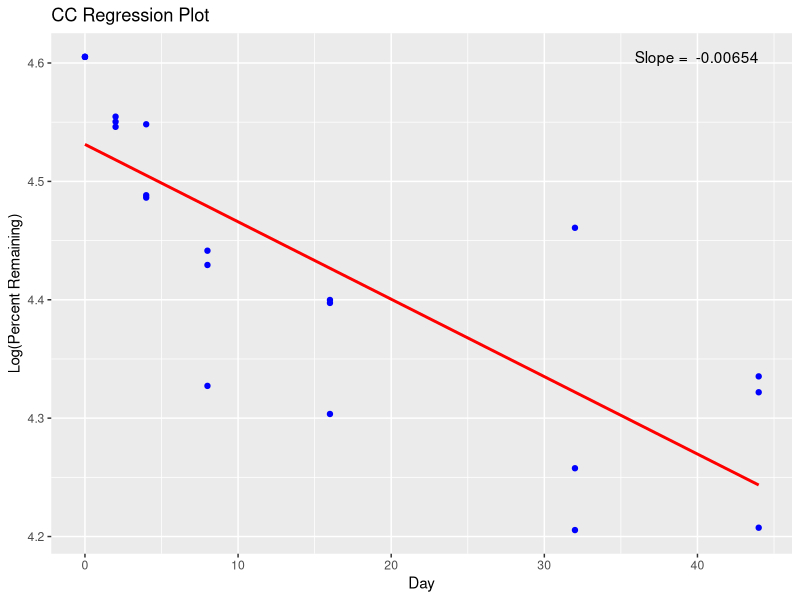
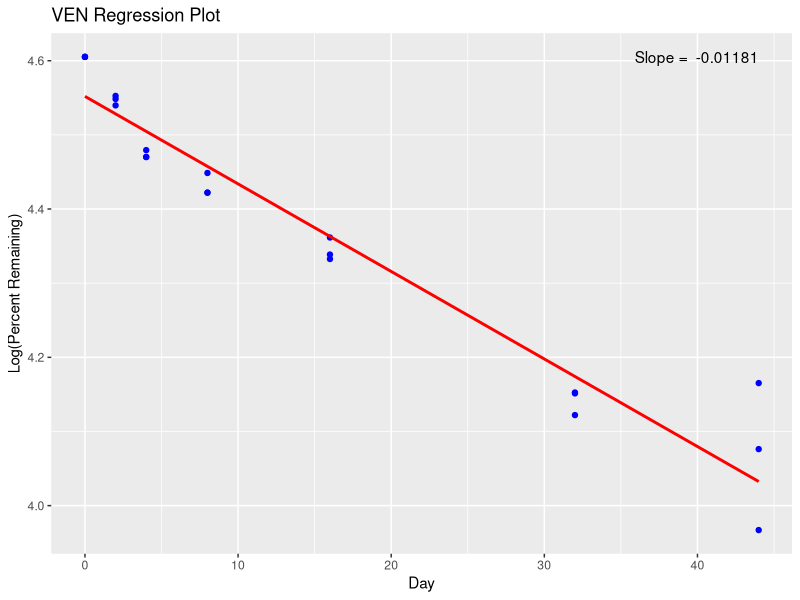
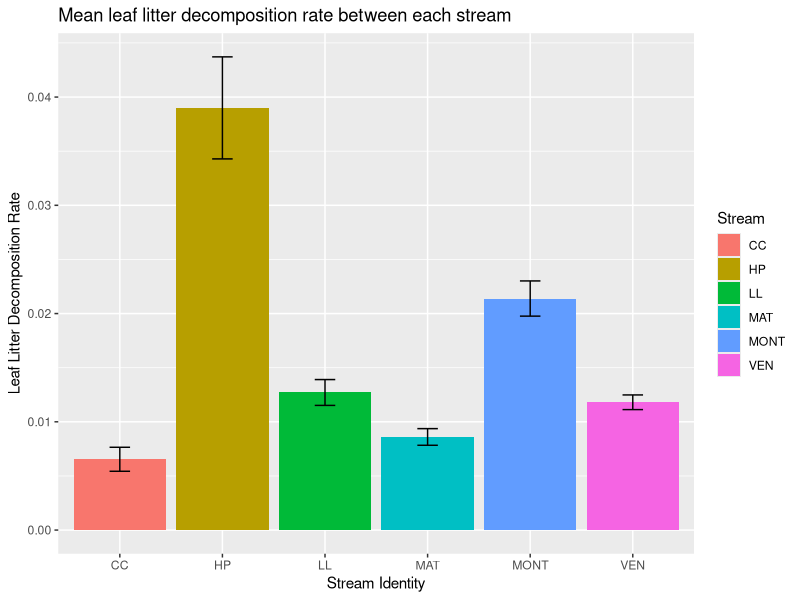
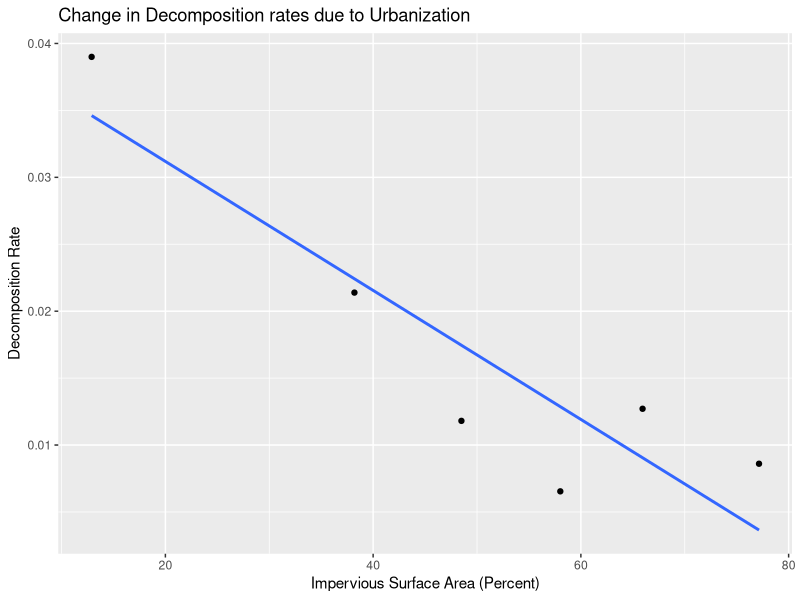

Generate these figures, in order, with R:
## ---- chunk 1
library(tidyverse)
library(ggplot2)

LeafDecomp <- read.csv("LeafDecompData.csv")
## ---- chunk 2
LeafDecomp %>% 
  filter(Stream == "CC") %>%
  lm(log(Percent_Remaining) ~ Day, data = .) %>%
  summary()

LeafDecomp %>% 
  filter(Stream == "VEN") %>%
  lm(log(Percent_Remaining) ~ Day, data = .) %>%
  summary()

LeafDecomp %>% 
  filter(Stream == "HP") %>%
  lm(log(Percent_Remaining) ~ Day, data = .) %>%
  summary()

LeafDecomp %>% 
  filter(Stream == "MONT") %>%
  lm(log(Percent_Remaining) ~ Day, data = .) %>%
  summary()

LeafDecomp %>% 
  filter(Stream == "LL") %>%
  lm(log(Percent_Remaining) ~ Day, data = .) %>%
  summary()

LeafDecomp %>% 
  filter(Stream == "MAT") %>%
  lm(log(Percent_Remaining) ~ Day, data = .) %>%
  summary()
## ---- chunk 3


## CC = Correo Cupey
## MONT = Montehiedra
## HP = Quebrada Las Curias
## MAT = San Patricio
## VEN = Rio Piedras
## LL = Las Lomas



# Filter the data for the "CC" stream
data_filtered <- LeafDecomp %>% filter(Stream == "CC")

# Fit the linear model
lm_model <- lm(log(Percent_Remaining) ~ Day, data = data_filtered)

# Get the slope of the regression line (coefficient of "Day")
slope <- coef(lm_model)[2]

# Create the regression plot for stream "CC"
ggplot(data_filtered, aes(x = Day, y = log(Percent_Remaining))) +
  geom_point(color = "blue") +  # Plot data points
  geom_smooth(method = "lm", se = FALSE, color = "red") +  # Add regression line
  labs(title = "CC Regression Plot",
       x = "Day", y = "Log(Percent Remaining)") +
  # Add slope annotation to the plot
  annotate("text", x = max(data_filtered$Day), y = max(log(data_filtered$Percent_Remaining)), 
           label = paste("Slope = ", round(slope, 5)), color = "black", hjust = 1)


## ---- chunk 4

# Filter the data for the "CC" stream
data_filtered <- LeafDecomp %>% filter(Stream == "VEN")

# Fit the linear model
lm_model <- lm(log(Percent_Remaining) ~ Day, data = data_filtered)

# Get the slope of the regression line (coefficient of "Day")
slope <- coef(lm_model)[2]

# Create the regression plot for stream "VEN"
ggplot(data_filtered, aes(x = Day, y = log(Percent_Remaining))) +
  geom_point(color = "blue") +  # Plot data points
  geom_smooth(method = "lm", se = FALSE, color = "red") +  # Add regression line
  labs(title = "VEN Regression Plot",
       x = "Day", y = "Log(Percent Remaining)") +
  # Add slope to the plot
  annotate("text", x = max(data_filtered$Day), y = max(log(data_filtered$Percent_Remaining)), 
           label = paste("Slope = ", round(slope, 5)), color = "black", hjust = 1)


## ---- chunk 5
#First lets load in our 1st table
stream_rates <- read.csv("Stream_Decomposition_Rates_Table.csv")
## ---- chunk 6
ggplot(stream_rates, aes(x=Stream, y=Decomp_Rate, fill=Stream)) +
  geom_col() +
  geom_errorbar(aes(ymin=Decomp_Rate-SE, ymax=Decomp_Rate+SE, width=.2)) +
  ggtitle("Mean leaf litter decomposition rate between each stream") +
  xlab("Stream Identity") +
  ylab("Leaf Litter Decomposition Rate")
## ---- chunk 7
ImperviousArea <- read.csv("ImpSA_DecompRate.csv")
## ---- chunk 8
ggplot(ImperviousArea, aes(x=Impervious_Area_Percent, y=Decomp_Rate)) +
  geom_smooth(method = lm, se=F) +
  geom_point() +
  ggtitle("Change in Decomposition rates due to Urbanization") +
  labs(x = "Impervious Surface Area (Percent)", y = "Decomposition Rate")
## ---- chunk 9
ImperviousArea %>%
  lm(Decomp_Rate ~ Impervious_Area_Percent, data = .) %>%
  summary()
